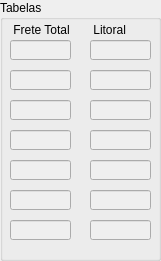
   <widget class="QGroupBox" name="gBox_tabelas">
    <property name="geometry">
     <rect>
      <x>500</x>
      <y>250</y>
      <width>161</width>
      <height>261</height>
     </rect>
    </property>
    <property name="title">
     <string>Tabelas</string>
    </property>
    <widget class="QLineEdit" name="edt_litoral_100">
     <property name="enabled">
      <bool>false</bool>
     </property>
     <property name="geometry">
      <rect>
       <x>90</x>
       <y>100</y>
       <width>61</width>
       <height>20</height>
      </rect>
     </property>
    </widget>
    <widget class="QLineEdit" name="edt_litoral_200">
     <property name="enabled">
      <bool>false</bool>
     </property>
     <property name="geometry">
      <rect>
       <x>90</x>
       <y>160</y>
       <width>61</width>
       <height>20</height>
      </rect>
     </property>
    </widget>
    <widget class="QLineEdit" name="edt_litoral_300">
     <property name="enabled">
      <bool>false</bool>
     </property>
     <property name="geometry">
      <rect>
       <x>90</x>
       <y>220</y>
       <width>61</width>
       <height>20</height>
      </rect>
     </property>
    </widget>
    <widget class="QLineEdit" name="edt_ftotal_200">
     <property name="enabled">
      <bool>false</bool>
     </property>
     <property name="geometry">
      <rect>
       <x>10</x>
       <y>160</y>
       <width>61</width>
       <height>20</height>
      </rect>
     </property>
    </widget>
    <widget class="QLineEdit" name="edt_litoral_250">
     <property name="enabled">
      <bool>false</bool>
     </property>
     <property name="geometry">
      <rect>
       <x>90</x>
       <y>190</y>
       <width>61</width>
       <height>20</height>
      </rect>
     </property>
    </widget>
    <widget class="QLabel" name="label_51">
     <property name="geometry">
      <rect>
       <x>90</x>
       <y>20</y>
       <width>61</width>
       <height>20</height>
      </rect>
     </property>
     <property name="text">
      <string> Litoral</string>
     </property>
    </widget>
    <widget class="QLineEdit" name="edt_ftotal_300">
     <property name="enabled">
      <bool>false</bool>
     </property>
     <property name="geometry">
      <rect>
       <x>10</x>
       <y>220</y>
       <width>61</width>
       <height>20</height>
      </rect>
     </property>
    </widget>
    <widget class="QLineEdit" name="edt_litoral_150">
     <property name="enabled">
      <bool>false</bool>
     </property>
     <property name="geometry">
      <rect>
       <x>90</x>
       <y>130</y>
       <width>61</width>
       <height>20</height>
      </rect>
     </property>
    </widget>
    <widget class="QLineEdit" name="edt_litoral_50">
     <property name="enabled">
      <bool>false</bool>
     </property>
     <property name="geometry">
      <rect>
       <x>90</x>
       <y>70</y>
       <width>61</width>
       <height>20</height>
      </rect>
     </property>
    </widget>
    <widget class="QLabel" name="label_52">
     <property name="geometry">
      <rect>
       <x>10</x>
       <y>20</y>
       <width>71</width>
       <height>20</height>
      </rect>
     </property>
     <property name="text">
      <string> Frete Total</string>
     </property>
    </widget>
    <widget class="QLineEdit" name="edt_ftotal_20">
     <property name="enabled">
      <bool>false</bool>
     </property>
     <property name="geometry">
      <rect>
       <x>10</x>
       <y>40</y>
       <width>61</width>
       <height>20</height>
      </rect>
     </property>
    </widget>
    <widget class="QLineEdit" name="edt_ftotal_100">
     <property name="enabled">
      <bool>false</bool>
     </property>
     <property name="geometry">
      <rect>
       <x>10</x>
       <y>100</y>
       <width>61</width>
       <height>20</height>
      </rect>
     </property>
    </widget>
    <widget class="QLineEdit" name="edt_ftotal_150">
     <property name="enabled">
      <bool>false</bool>
     </property>
     <property name="geometry">
      <rect>
       <x>10</x>
       <y>130</y>
       <width>61</width>
       <height>20</height>
      </rect>
     </property>
    </widget>
    <widget class="QLineEdit" name="edt_ftotal_250">
     <property name="enabled">
      <bool>false</bool>
     </property>
     <property name="geometry">
      <rect>
       <x>10</x>
       <y>190</y>
       <width>61</width>
       <height>20</height>
      </rect>
     </property>
    </widget>
    <widget class="QLineEdit" name="edt_litoral_20">
     <property name="enabled">
      <bool>false</bool>
     </property>
     <property name="geometry">
      <rect>
       <x>90</x>
       <y>40</y>
       <width>61</width>
       <height>20</height>
      </rect>
     </property>
    </widget>
    <widget class="QLineEdit" name="edt_ftotal_50">
     <property name="enabled">
      <bool>false</bool>
     </property>
     <property name="geometry">
      <rect>
       <x>10</x>
       <y>70</y>
       <width>61</width>
       <height>20</height>
      </rect>
     </property>
    </widget>
   </widget>
